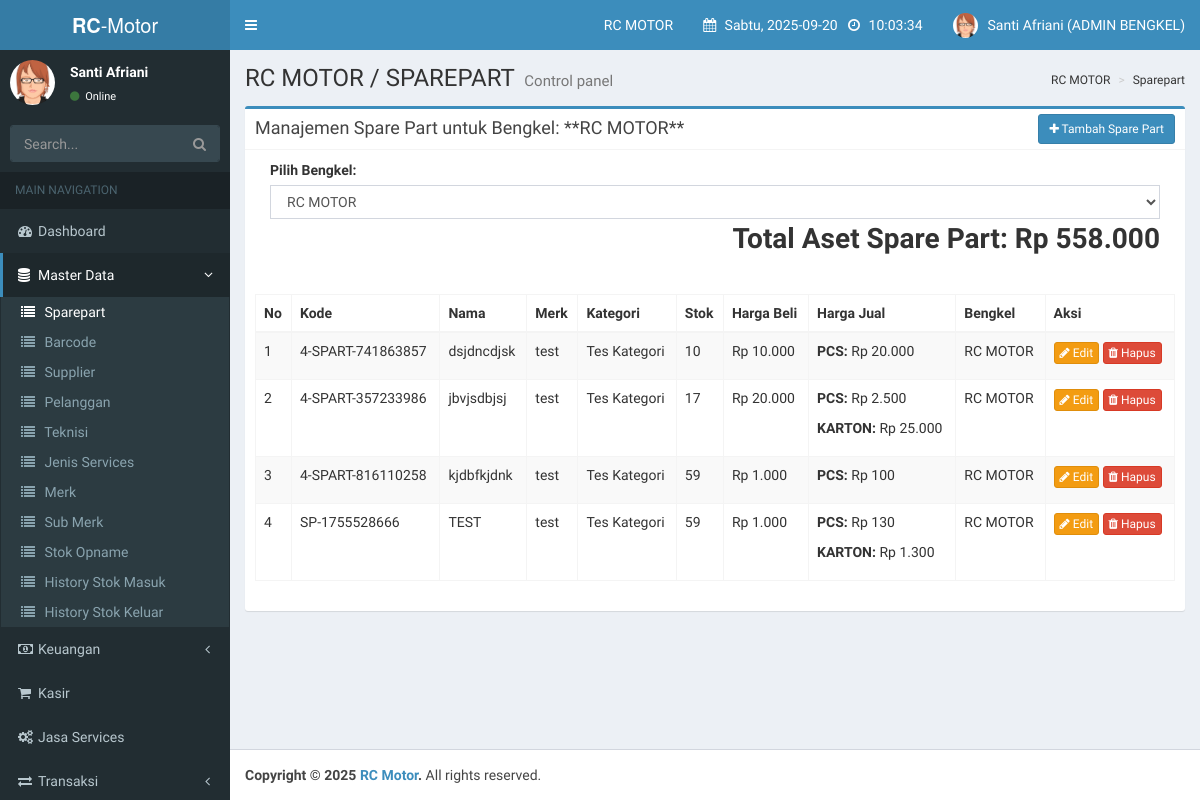
The app's page /index.php?page=sparepart (signed in), older data.
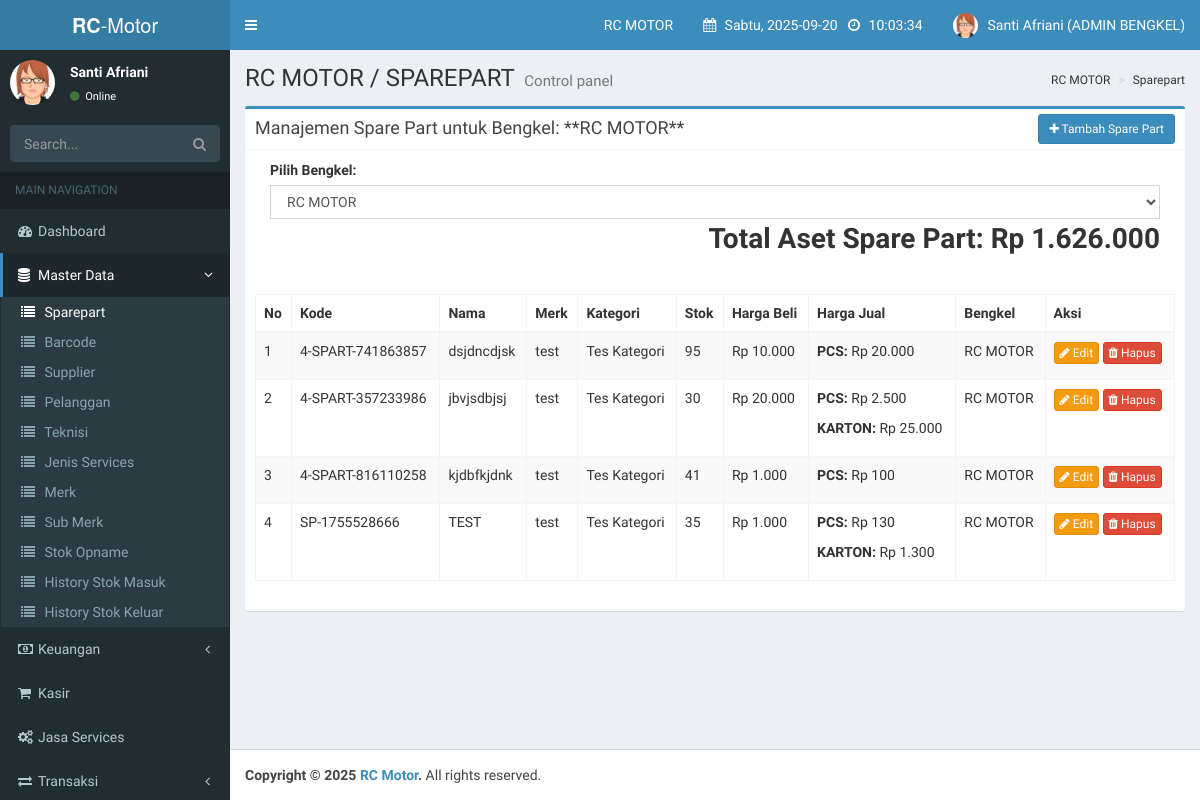
The same page, newer data.
### tables this page shows
CREATE TABLE `spareparts` (
  `id_sparepart` int(11) NOT NULL AUTO_INCREMENT,
  `kode_sparepart` varchar(50) NOT NULL,
  `nama_sparepart` varchar(255) NOT NULL,
  `kategori_id` int(11) NOT NULL,
  `merk_id` int(11) NOT NULL,
  `lokasi_rak` varchar(50) DEFAULT NULL,
  `harga_beli` decimal(15,2) NOT NULL,
  `satuan_beli_id` int(11) NOT NULL,
  `isi_per_pcs_beli` int(11) NOT NULL,
  `hpp_per_pcs` decimal(15,2) NOT NULL,
  `stok_pcs` int(11) NOT NULL,
  `stok_minimal` int(11) NOT NULL,
  `bengkel_id` int(11) NOT NULL,
  PRIMARY KEY (`id_sparepart`),
  UNIQUE KEY `kode_sparepart` (`kode_sparepart`),
  KEY `kategori_id` (`kategori_id`),
  KEY `merk_id` (`merk_id`),
  KEY `satuan_beli_id` (`satuan_beli_id`),
  KEY `bengkel_id` (`bengkel_id`),
  CONSTRAINT `spareparts_ibfk_1` FOREIGN KEY (`kategori_id`) REFERENCES `kategori_sparepart` (`id_kategori`),
  CONSTRAINT `spareparts_ibfk_2` FOREIGN KEY (`merk_id`) REFERENCES `merk_sparepart` (`id_merk`),
  CONSTRAINT `spareparts_ibfk_3` FOREIGN KEY (`satuan_beli_id`) REFERENCES `satuan` (`id_satuan`),
  CONSTRAINT `spareparts_ibfk_4` FOREIGN KEY (`bengkel_id`) REFERENCES `bengkels` (`id_bengkel`)
);

CREATE TABLE `merk_sparepart` (
  `id_merk` int(11) NOT NULL AUTO_INCREMENT,
  `nama_merk` varchar(100) NOT NULL,
  PRIMARY KEY (`id_merk`)
);

CREATE TABLE `kategori_sparepart` (
  `id_kategori` int(11) NOT NULL AUTO_INCREMENT,
  `nama_kategori` varchar(100) NOT NULL,
  PRIMARY KEY (`id_kategori`)
);

CREATE TABLE `bengkels` (
  `id_bengkel` int(11) NOT NULL AUTO_INCREMENT,
  `nama_bengkel` varchar(100) NOT NULL,
  `alamat` text DEFAULT NULL,
  `telepon` varchar(20) DEFAULT NULL,
  `owner_id` int(11) DEFAULT NULL,
  `status` enum('aktif','non_aktif') NOT NULL DEFAULT 'aktif',
  `created_at` timestamp NOT NULL DEFAULT current_timestamp(),
  `updated_at` timestamp NOT NULL DEFAULT current_timestamp() ON UPDATE current_timestamp(),
  PRIMARY KEY (`id_bengkel`),
  KEY `fk_bengkels_owner` (`owner_id`),
  CONSTRAINT `fk_bengkels_owner` FOREIGN KEY (`owner_id`) REFERENCES `users` (`id_user`) ON DELETE SET NULL
);

### pages/admin_bengkel/sparepart.php (the view, shortened to what the changed rows need)
<?php
$user_role = get_user_role();
$accessible_bengkel_ids = [];
if ($user_role === 'owner_bengkel') {
    $owner_id = $_SESSION['id_user'];
    $query_bengkel_ids = mysqli_query($conn, "SELECT id_bengkel FROM bengkels WHERE owner_id = '$owner_id'");
    while ($row = mysqli_fetch_assoc($query_bengkel_ids)) {
        $accessible_bengkel_ids[] = $row['id_bengkel'];
    }
} else if ($user_role === 'admin_bengkel') {
    $user_id = $_SESSION['id_user'];
    $query_bengkel_admin = mysqli_query($conn, "SELECT bengkel_id FROM users WHERE id_user = '$user_id'");
    if ($row = mysqli_fetch_assoc($query_bengkel_admin)) {
        $accessible_bengkel_ids[] = $row['bengkel_id'];
    }
}
$bengkel_ids_string = "'" . implode("','", $accessible_bengkel_ids) . "'";
$query_bengkels = mysqli_query($conn, "SELECT id_bengkel, nama_bengkel FROM bengkels WHERE id_bengkel IN ($bengkel_ids_string) ORDER BY nama_bengkel ASC");
$bengkels = [];
while ($row = mysqli_fetch_assoc($query_bengkels)) { $bengkels[] = $row; }
$selected_bengkel_id = $_GET['id_bengkel'] ?? ($bengkels[0]['id_bengkel'] ?? null);
$selected_bengkel_name = "Semua Bengkel";
if ($selected_bengkel_id) {
    $query_selected_bengkel = mysqli_query($conn, "SELECT nama_bengkel FROM bengkels WHERE id_bengkel = '$selected_bengkel_id'");
    if (mysqli_num_rows($query_selected_bengkel) > 0) { $data_selected_bengkel = mysqli_fetch_assoc($query_selected_bengkel); $selected_bengkel_name = $data_selected_bengkel['nama_bengkel']; }
}
$total_aset = 0;
$query_aset = mysqli_query($conn, "SELECT stok_pcs, harga_beli FROM spareparts WHERE bengkel_id IN ($bengkel_ids_string)");
while($row_aset = mysqli_fetch_assoc($query_aset)) {
    $total_aset += $row_aset['stok_pcs'] * $row_aset['harga_beli'];
}
?>
<div class="row">
    <div class="col-xs-12">
        <div class="box box-primary">
            <div class="box-header with-border">
                <h3 class="box-title">Manajemen Spare Part untuk Bengkel: **<?= htmlspecialchars($selected_bengkel_name); ?>**</h3>
                <div class="box-tools pull-right">
                    <a href="#" class="btn btn-primary btn-sm" data-toggle="modal" data-target="#modalTambahSparepart" id="btn-tambah-sparepart"><i class="fa fa-plus"></i> Tambah Spare Part</a>
                </div>
            </div>
            <div class="box-body">
                <div class="form-group col-md-12 pull-left">
                    <label for="filter_bengkel">Pilih Bengkel:</label>
                    <select id="filter_bengkel" class="form-control">
                        <?php foreach ($bengkels as $bengkel): ?>
                            <option value="<?= $bengkel['id_bengkel']; ?>" <?= ($bengkel['id_bengkel'] == $selected_bengkel_id) ? 'selected' : ''; ?>>
                                <?= htmlspecialchars($bengkel['nama_bengkel']); ?>
                            </option>
                        <?php endforeach; ?>
                    </select>
                    <div class="pull-right" style="font-size: 28px; font-weight: bold; text-align: justify; margin-bottom: 20px;">
                        Total Aset Spare Part: Rp <?= number_format($total_aset, 0, ',', '.'); ?>
                    </div>
                </div>
                <div class="clearfix"></div>
                <div class="table-responsive">
                    <table class="table table-bordered table-striped" id="dataTable">
                        <thead>
                            <tr>
                                <th>No</th>
                                <th>Kode</th>
                                <th>Nama</th>
                                <th>Merk</th>
                                <th>Kategori</th>
                                <th>Stok</th>
                                <th>Harga Beli</th>
                                <th>Harga Jual</th>
                                <th>Bengkel</th>
                                <th>Aksi</th>
                            </tr>
                        </thead>
                        <tbody>
                            <?php
                            $no = 1;
                            $sql_where = "WHERE sp.bengkel_id IN ($bengkel_ids_string)";
                            if ($selected_bengkel_id) {
                                $sql_where = "WHERE sp.bengkel_id = '$selected_bengkel_id'";
                            }
                            $query_spareparts = mysqli_query($conn, "SELECT sp.*, b.nama_bengkel, k.nama_kategori, m.nama_merk, s.nama_satuan AS nama_satuan_beli FROM spareparts sp JOIN bengkels b ON sp.bengkel_id = b.id_bengkel JOIN kategori_sparepart k ON sp.kategori_id = k.id_kategori JOIN merk_sparepart m ON sp.merk_id = m.id_merk JOIN satuan s ON sp.satuan_beli_id = s.id_satuan $sql_where ORDER BY sp.nama_sparepart ASC");
                            if (mysqli_num_rows($query_spareparts) > 0) {
                                while ($data_part = mysqli_fetch_assoc($query_spareparts)) {
                                    $query_harga_jual = mysqli_query($conn, "SELECT hj.*, s.nama_satuan FROM harga_jual_sparepart hj JOIN satuan s ON hj.satuan_jual_id = s.id_satuan WHERE hj.sparepart_id = '{$data_part['id_sparepart']}' ORDER BY hj.tipe_harga ASC");
                                    $harga_jual_data = [];
                                    while ($hj_row = mysqli_fetch_assoc($query_harga_jual)) {
                                        $harga_jual_data[] = $hj_row;
                                    }
                            ?>
                                    <tr>
                                        <td><?= $no++; ?></td>
                                        <td><?= htmlspecialchars($data_part['kode_sparepart']); ?></td>
                                        <td><?= htmlspecialchars($data_part['nama_sparepart']); ?></td>
                                        <td><?= htmlspecialchars($data_part['nama_merk']); ?></td>
                                        <td><?= htmlspecialchars($data_part['nama_kategori']); ?></td>
                                        <td><?= htmlspecialchars($data_part['stok_pcs']); ?></td>
                                        <td><?= "Rp " . number_format($data_part['harga_beli'], 0, ',', '.'); ?></td>
                                        <td>
                                            <?php foreach ($harga_jual_data as $hj): ?>
                                                <p><strong><?= htmlspecialchars($hj['nama_satuan']); ?>:</strong> Rp <?= number_format($hj['harga_jual'], 0, ',', '.'); ?></p>
                                            <?php endforeach; ?>
                                        </td>
                                        <td><?= htmlspecialchars($data_part['nama_bengkel']); ?></td>
                                        <td>
                                            <a href="#" class="btn btn-warning btn-xs btn-edit"
                                                data-id="<?= $data_part['id_sparepart']; ?>"
                                                data-kode="<?= htmlspecialchars($data_part['kode_sparepart']); ?>"
                                                data-nama="<?= htmlspecialchars($data_part['nama_sparepart']); ?>"
                                                data-kategori-id="<?= htmlspecialchars($data_part['kategori_id']); ?>"
                                                data-merk-id="<?= htmlspecialchars($data_part['merk_id']); ?>"
                                                data-lokasi-rak="<?= htmlspecialchars($data_part['lokasi_rak']); ?>"
                                                data-harga-beli="<?= htmlspecialchars($data_part['harga_beli']); ?>"
                                                data-satuan-beli-id="<?= htmlspecialchars($data_part['satuan_beli_id']); ?>"
                                                data-isi-per-pcs-beli="<?= htmlspecialchars($data_part['isi_per_pcs_beli']); ?>"
                                                data-stok-pcs="<?= htmlspecialchars($data_part['stok_pcs']); ?>"
                                                data-stok-minimal="<?= htmlspecialchars($data_part['stok_minimal']); ?>"
                                                data-bengkel-id="<?= htmlspecialchars($data_part['bengkel_id']); ?>"
                                                data-harga-jual='<?= json_encode($harga_jual_data); ?>'>
                                                <i class="fa fa-pencil"></i> Edit
                                            </a>
                                            <button type="button" class="btn btn-danger btn-xs btn-hapus" data-id="<?= $data_part['id_sparepart']; ?>">
                                                <i class="fa fa-trash"></i> Hapus
                                            </button>
                                        </td>
                                    </tr>
                            <?php
                                }
                            } ?>
                        </tbody>
                    </table>
                </div>
            </div>
        </div>
    </div>
</div>

Row changes from the older to the newer data that the page shows:
changed spareparts "4-SPART-741863857": stok_pcs "10" → "95"
changed spareparts "4-SPART-357233986": stok_pcs "17" → "30"
changed spareparts "4-SPART-816110258": stok_pcs "59" → "41"
changed spareparts "SP-1755528666": stok_pcs "59" → "35"
Text that changed along with them:
$total_aset: "558.000" → "1.626.000"
